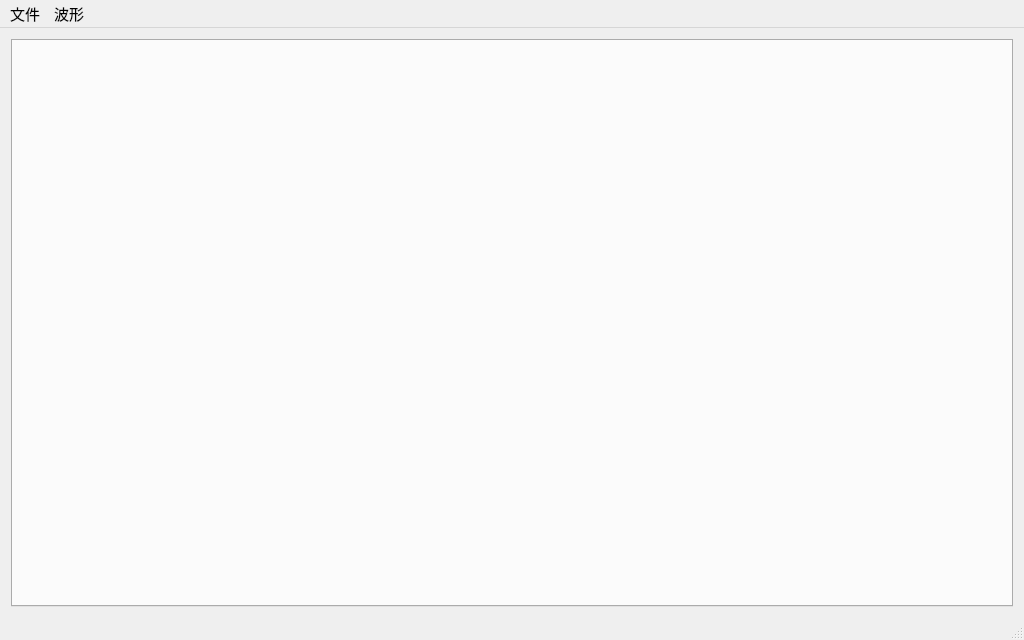
<?xml version="1.0" encoding="UTF-8"?>
<ui version="4.0">
 <class>MainWindow</class>
 <widget class="QMainWindow" name="MainWindow">
  <property name="enabled">
   <bool>true</bool>
  </property>
  <property name="geometry">
   <rect>
    <x>0</x>
    <y>0</y>
    <width>1024</width>
    <height>640</height>
   </rect>
  </property>
  <property name="minimumSize">
   <size>
    <width>1024</width>
    <height>640</height>
   </size>
  </property>
  <property name="windowTitle">
   <string>PQAnalyzer</string>
  </property>
  <widget class="QWidget" name="centralWidget">
   <property name="minimumSize">
    <size>
     <width>0</width>
     <height>0</height>
    </size>
   </property>
   <layout class="QVBoxLayout" name="verticalLayout">
    <item>
     <widget class="QTabWidget" name="tabWidget">
      <property name="font">
       <font>
        <family>微软雅黑</family>
        <pointsize>12</pointsize>
       </font>
      </property>
      <property name="currentIndex">
       <number>-1</number>
      </property>
     </widget>
    </item>
   </layout>
  </widget>
  <widget class="QMenuBar" name="menuBar">
   <property name="geometry">
    <rect>
     <x>0</x>
     <y>0</y>
     <width>1024</width>
     <height>26</height>
    </rect>
   </property>
   <property name="font">
    <font>
     <pointsize>11</pointsize>
    </font>
   </property>
   <widget class="QMenu" name="menu">
    <property name="font">
     <font>
      <pointsize>11</pointsize>
     </font>
    </property>
    <property name="title">
     <string>文件</string>
    </property>
    <addaction name="action_open"/>
    <addaction name="action_export"/>
   </widget>
   <widget class="QMenu" name="menu_2">
    <property name="title">
     <string>波形</string>
    </property>
    <addaction name="actionDataWave"/>
    <addaction name="actionInitInterface"/>
   </widget>
   <addaction name="menu"/>
   <addaction name="menu_2"/>
  </widget>
  <widget class="QStatusBar" name="statusBar"/>
  <action name="action_open">
   <property name="text">
    <string>打开</string>
   </property>
   <property name="font">
    <font>
     <family>微软雅黑</family>
     <pointsize>11</pointsize>
    </font>
   </property>
  </action>
  <action name="action_export">
   <property name="text">
    <string>导出</string>
   </property>
   <property name="font">
    <font>
     <family>微软雅黑</family>
     <pointsize>11</pointsize>
    </font>
   </property>
  </action>
  <action name="actionDataWave">
   <property name="text">
    <string>数据波形</string>
   </property>
   <property name="toolTip">
    <string>DataWave</string>
   </property>
  </action>
  <action name="actionInitInterface">
   <property name="text">
    <string>初始界面</string>
   </property>
   <property name="toolTip">
    <string>InitInterface</string>
   </property>
  </action>
 </widget>
 <layoutdefault spacing="6" margin="11"/>
 <resources/>
 <connections/>
</ui>
